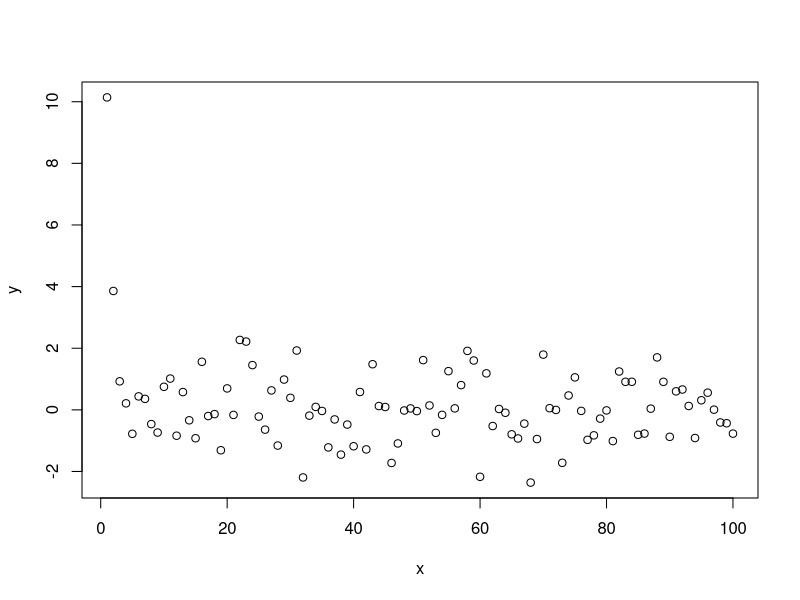

The R source for this figure: (Note: this script raises an error after producing the figure.)
generate_data <- function(n, p, sigma_sq=1, true_model){
  X <- matrix(runif(n*p, min = -1, max = 1), ncol = p)
  X <- cbind(rep(1, n), X)
  beta <- rep(0, p+1)
  # Assign nonzero values to true-model entries only
  for (i in true_model) {
    beta[i] <- runif(1, 0, 1)
  }
  e <- rnorm(n, 0, sigma_sq)
  y <- (X %*% beta) + e
  return(list(y, X, beta))
}

OLS <- function(X, y) {
  beta_hat <- solve(t(X) %*% X) %*% (t(X) %*% y)
  return(beta_hat)
}


n=100
sigma_sq = 1
true_model = c(1,2,4,7)

x <- 1:n
e <- rnorm(n, 0, sqrt(sigma_sq))
f_star <- 1 / (x^2)
f_star <- f_star / sqrt(mean(f_star^2))
y <- f_star + e
plot(x,y)

M_alpha <- function(p_alpha){
  X_alpha <- X[ , 1:p_alpha]
  H_alpha <- (X_alpha %*% solve(t(X_alpha)%*%X_alpha)) %*% t(X_alpha)
  return(diag(1, n) - H_alpha)
}
delta_alpha <- function(p_alpha){
  M <- M_alpha(p_alpha)
  prod <- (M %*% X) %*% beta
  return(norm(prod, type = "2") / n)
}

err <- function(p_alpha){
  return((sigma_sq * p_alpha)/n)
}

delta_alpha(3) + err(3)


app <- sapply(1:p, delta_alpha)
est <- sapply(1:p, err)
risk <- sapply(1:p, function(x){delta_alpha(x) + err(x)})
plot(est, type = 'l')
points(app, type = 'l')
points(risk)



# Parameters
n <- 100
sigma2 <- 1/4
set.seed(42)  # For reproducibility

# Construct f* with decay ~ 1/i^2 and normalize
i <- 1:n
f_star <- 1 / (i^2)
f_star <- f_star / sqrt(mean(f_star^2))  # Normalize so that mean(f_star^2) = 1

# Simulate noise and observation y
epsilon <- rnorm(n, mean = 0, sd = sqrt(sigma2))
y <- f_star + epsilon

D <- 50
X <- diag(n)[, 1:D]

hat_f <- X %*% solve(t(X) %*% X) %*% t(X) %*% y
f_proj <- X %*% solve(t(X) %*% X) %*% t(X) %*% f_star
plot(i,y)
points(hat_f, col='red',type='l')
points(f_proj, col='blue',type='l')

# Initialize vectors to store errors
D_values <- 1:n
approx_error <- numeric(n)
estim_error <- numeric(n)
excess_risk <- numeric(n)

# Compute projection estimators for each D
for (D in D_values) {
  # Design matrix: identity with first D columns (canonical basis)
  X <- diag(n)[, 1:D]
  
  # Least squares estimate: projection of y onto span(X)
  hat_f <- X %*% solve(t(X) %*% X) %*% t(X) %*% y
  
  # Projection of f_star onto model space (approximation)
  f_proj <- X %*% solve(t(X) %*% X) %*% t(X) %*% f_star
  
  # Errors
  approx_error[D] <- mean((f_star - f_proj)^2)
  estim_error[D] <- mean((f_proj - hat_f)^2)
  excess_risk[D] <- mean((f_star - hat_f)^2)
}

# Plotting
plot(D_values, excess_risk, type = "l", col = "blue", lwd = 2, ylim = c(0, max(excess_risk)), xlim = c(-1, 101),
     ylab = "Error", xlab = "Model Dimension D", main = "Error Decomposition vs Model Dimension")
lines(D_values, approx_error, col = "red", lwd = 2, lty = 2)
lines(D_values, estim_error, col = "green", lwd = 2, lty = 3)
legend("topright", legend = c("Excess Risk", "Approximation Error", "Estimation Error"),
       col = c("blue", "red", "green"), lty = c(1, 2, 3), lwd = 2)



